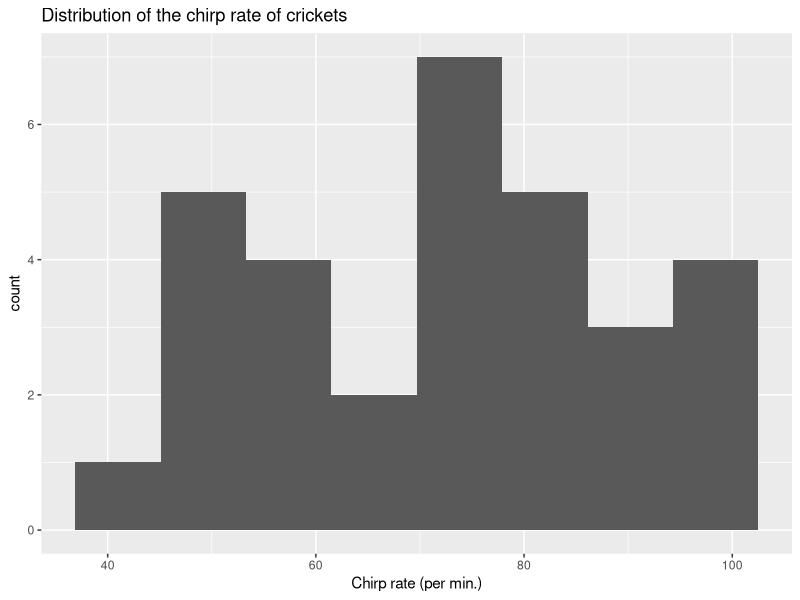
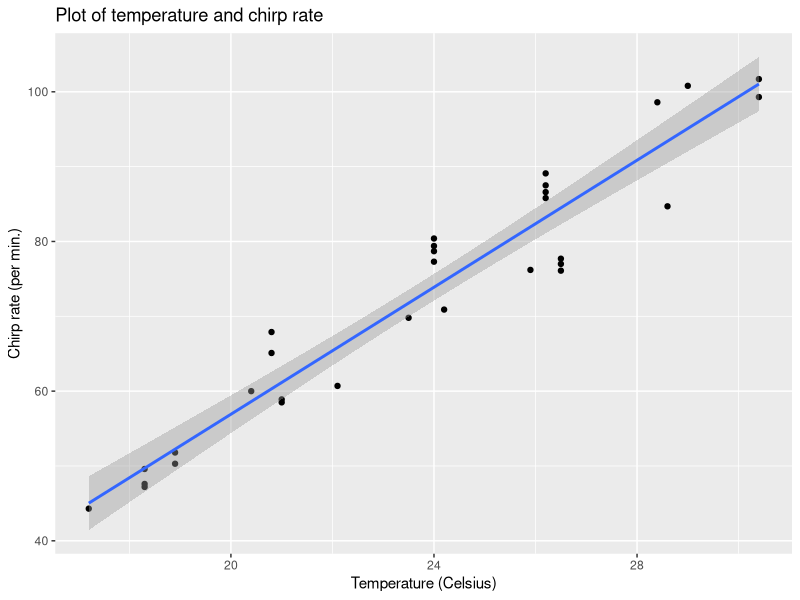
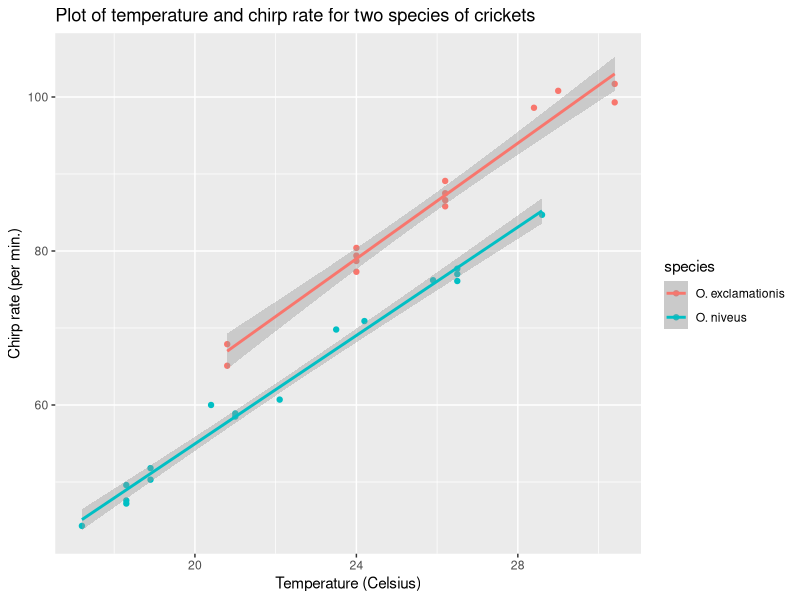
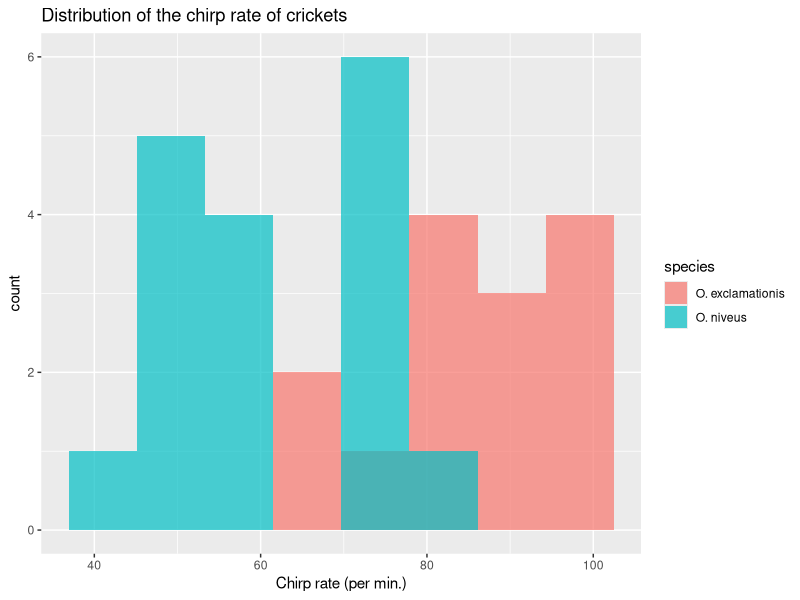
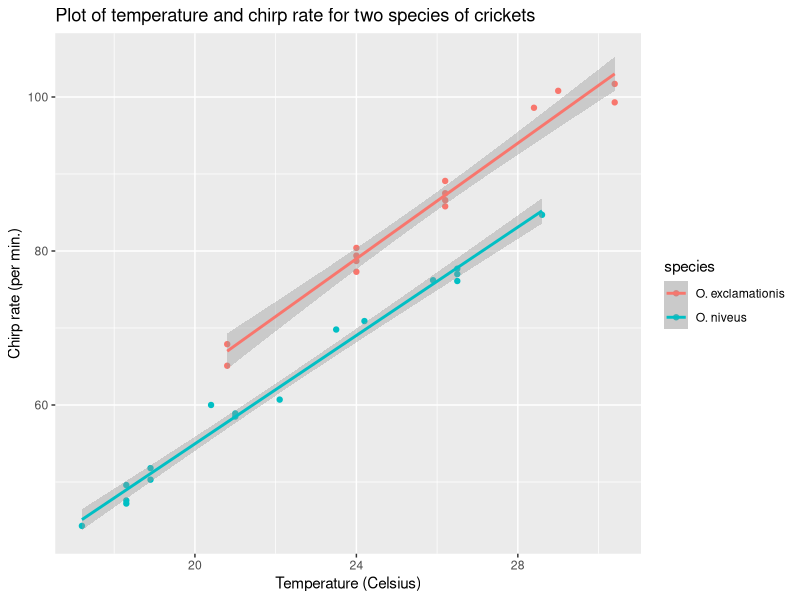
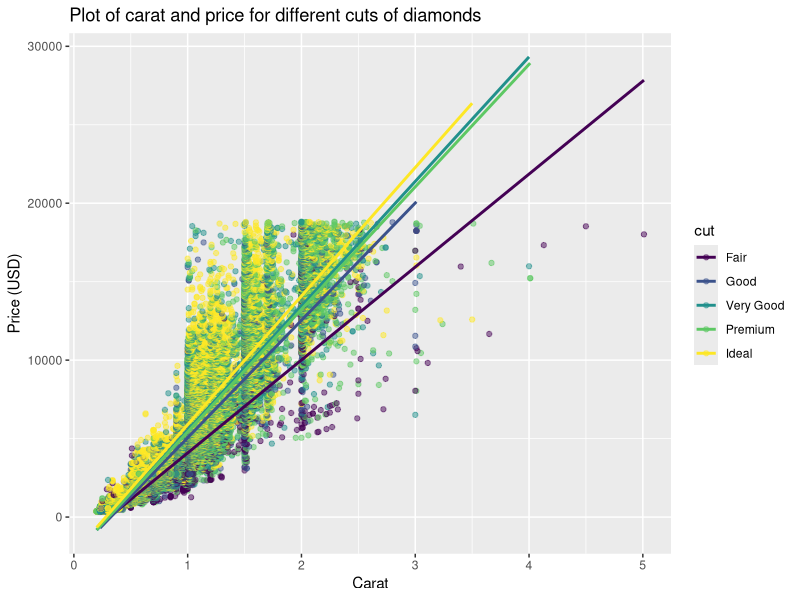

Write R code to recreate these figures, in order.
## ---- chunk 1
knitr::opts_chunk$set(echo = TRUE)
library('tidyverse') ; library('modeldata')
## ---- chunk 2
data(crickets, package = "modeldata")
names(crickets)
## ---- chunk 3
summary(crickets)
ggplot(crickets, aes(x = rate)) +
  geom_histogram(bins = 8) + 
  ggtitle("Distribution of the chirp rate of crickets") +
  xlab('Chirp rate (per min.)')
## ---- chunk 4
ggplot(crickets, aes(x = temp, y = rate)) +
  geom_point() + 
  geom_smooth(method = 'lm') +
  ggtitle("Plot of temperature and chirp rate") +
  ylab('Chirp rate (per min.)') +
  xlab('Temperature (Celsius)')

temp_lm <- lm(rate ~ temp, crickets)

summary.lm(temp_lm)
## ---- chunk 5
ggplot(crickets, aes(x = temp, y = rate, color = species)) +
  geom_point() + 
  geom_smooth(method = 'lm') +
  ggtitle("Plot of temperature and chirp rate for two species of crickets") +
  ylab('Chirp rate (per min.)') +
  xlab('Temperature (Celsius)')

species_lm <- lm(rate ~ temp + species, crickets)

summary.lm(species_lm)
## ---- chunk 6
ggplot(crickets, aes(x = rate, fill = species)) +
  geom_histogram(position = 'identity', alpha = 0.7, bins = 8) + 
  ggtitle("Distribution of the chirp rate of crickets") +
  xlab('Chirp rate (per min.)')
## ---- chunk 7
ggplot(crickets, aes(x = temp, y = rate, color = species)) +
  geom_point() + 
  geom_smooth(method = 'lm') +
  ggtitle("Plot of temperature and chirp rate for two species of crickets") +
  ylab('Chirp rate (per min.)') +
  xlab('Temperature (Celsius)')
  
species_x_temp_lm <- lm(rate ~ temp + species + temp:species, crickets) 
summary.lm(species_x_temp_lm)

anova(species_lm, species_x_temp_lm)
## ---- chunk 8
ggplot(diamonds, aes(x = carat, y = price, color = cut)) +
  geom_point(alpha = 0.5) + 
  geom_smooth(method = 'lm', se = FALSE) +
  ggtitle("Plot of carat and price for different cuts of diamonds") +
  ylab('Price (USD)') +
  xlab('Carat')

cut_x_carat_lm <- lm(price ~ carat + cut + carat:cut, data = diamonds) 

summary.lm(cut_x_carat_lm)
